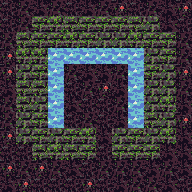

This game map was drawn from its Tiled (.tmx) file and the tilesets committed beside it. A one-line description and the full map source follow:
An orthogonal 12x12 tile map with 16x16 px tiles, 1 tile layer (tile) and 5 objects.

<map version="1.0" tiledversion="1.1.2" orientation="orthogonal" renderorder="right-down" width="12" height="12" tilewidth="16" tileheight="16" infinite="0" nextobjectid="52">
 <tileset firstgid="1" source="tileset.tsx" />
 <layer name="tile" width="12" height="12">
  <data encoding="csv">
25,23,24,23,25,24,23,22,25,23,24,22,
25,23,20,21,19,20,20,20,19,18,24,25,
23,19,20,20,21,20,18,18,21,20,20,23,
22,21,21,14,14,14,14,14,14,18,20,23,
22,18,20,14,23,24,24,23,14,20,18,22,
24,19,19,14,25,23,22,24,14,18,18,23,
23,19,18,14,24,25,25,23,14,18,21,24,
23,18,20,14,25,23,25,24,14,19,18,22,
22,18,20,18,20,21,24,18,20,18,21,24,
25,25,19,21,19,20,25,20,20,20,24,24,
22,23,22,23,24,25,23,23,23,24,23,24,
24,22,25,25,25,22,25,24,23,23,24,25
</data>
 </layer>
 <objectgroup name="creature" />
 <objectgroup name="item">
  <object id="51" gid="220" x="80" y="112" width="16" height="16">
   <properties>
    <property name="probability" type="int" value="25" />
   </properties>
  </object>
 </objectgroup>
 <objectgroup name="furniture">
  <object id="39" gid="54" x="96" y="96" width="16" height="16">
   <properties>
    <property name="description" value="&quot;Here lies Rofl Grimwin, son of Clovis and Floria Grimwin. Mysteriously vanished in 1004 and after 2 years of searching, was proclaimed dead.&quot;" />
    <property name="name" value="coffin of Rofl" />
   </properties>
  </object>
  <object id="40" gid="53" x="80" y="96" width="16" height="16">
   <properties>
    <property name="description" value="Statue of Rofl Grimwin. He is sparring with his father." />
    <property name="name" value="statue of Rofl" />
   </properties>
  </object>
  <object id="47" gid="10" x="96" y="160" width="16" height="16" />
 </objectgroup>
 <objectgroup name="description">
  <object id="49" x="96" y="128" width="16" height="16">
   <properties>
    <property name="text" value="When you step in the room, you feel calm and almost get lost in memories of your childhood... Then you wake to reality again and remeber you have a job to do." />
   </properties>
  </object>
 </objectgroup>
</map>
